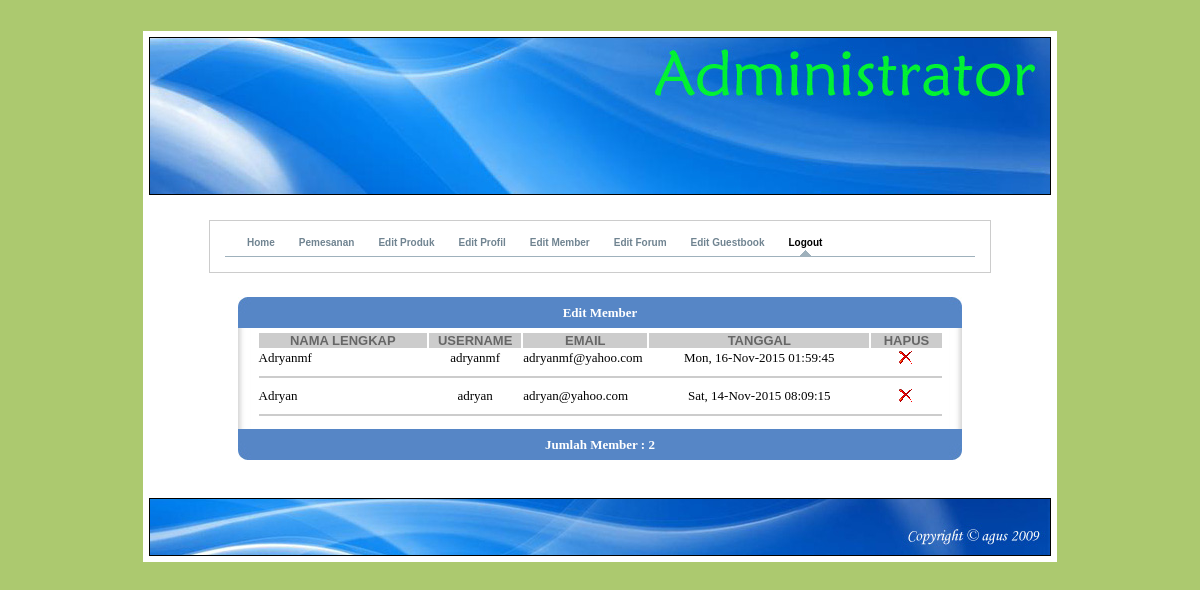
The page /admin/home.php?page=3 (signed in) on the database its author committed.
### tables this page shows
CREATE TABLE IF NOT EXISTS `daftar` (
  `id` int(5) NOT NULL auto_increment,
  `nama` varchar(50) NOT NULL,
  `user` varchar(20) NOT NULL,
  `email` varchar(50) NOT NULL,
  `pass` varchar(70) NOT NULL,
  `tanggal` varchar(30) NOT NULL,
  `alamat` text NOT NULL,
  `kota` varchar(50) NOT NULL,
  `kodepos` varchar(15) NOT NULL,
  `provinsi` varchar(50) NOT NULL,
  `telpon` varchar(15) NOT NULL,
  PRIMARY KEY  (`id`)
);

### admin/edit-member.php (the view, shortened to what this page needs)
<? session_start();
if (session_is_registered('id'))
{
	include "./include/conn.php";
	?>
	<table width="57%" border="0" cellpadding="0" cellspacing="0" bordercolor="#99CC99" align="center">
	<tr>
		<td width="2%" align="right"><img src="./img/kiri.jpg"></td>
	  <td width="87%" bgcolor="#5686c6" ><div align="center"><strong><font face="verdana" size="2" color="#FFFFFF">Edit Member </font></strong></div></td>
		<td width="11%"><img src="./img/kanan.jpg"></td>
	</tr>
	<tr>
		<td background="./img/b-kiri.jpg">&nbsp; </td>
		<td>
		<table width="698" align="center">
			<tr><td width="690"><div align="center">
	          <?
			$query=mysql_db_query($db,"select * from daftar",$koneksi);
				?>
			  </div>
			  <?
			$page=(int)$_GET['id'];
			$offset=$page*$entries;
			$result=mysql_db_query($db,"select * from daftar order by tanggal asc limit $offset,$entries",$koneksi);
			$jumlah=mysql_num_rows($query);
			if ($jumlah){
				?>
				  <table width="687" border="0" align="center" cellpadding="0">
					<tr>
						<th width="166" bgcolor="#CCCCCC"><font color="#666666" size="2" face="Arial, Helvetica, sans-serif">NAMA LENGKAP</font></th>
						<th width="91" bgcolor="#CCCCCC"><font color="#666666" size="2" face="Arial, Helvetica, sans-serif">USERNAME</font></th>
						<th width="122" bgcolor="#CCCCCC"><font color="#666666" size="2" face="Arial, Helvetica, sans-serif">EMAIL</font></th>
						<th width="217" bgcolor="#CCCCCC"><font color="#666666" size="2" face="Arial, Helvetica, sans-serif">TANGGAL</font></th>
						<th width="69" bgcolor="#CCCCCC"><font color="#666666" size="2" face="Arial, Helvetica, sans-serif">HAPUS</font></th>
					</tr>
				<?
				while($row=mysql_fetch_row($result))
				{
					?><tr>
					  <td><font face="verdana" size="2"><? echo $row[1]; ?></font></td>
					  <td align="center"><font  face="verdana" size="2"><? echo $row[2]; ?></font></td>
					  <td ><font  face="verdana" size="2"><? echo $row[3]; ?></font></td>
					  <td align="center"><font  face="verdana" size="2"><? echo $row[5] ?></font></td>
					  <td align="center">
						 <a href=warning.php?id=<? echo $row[0]; ?>&type=member&hal=home.php?page=3 style='text-decoration:none' title="hapus">
						 <img src="./img/hapus.png" border="0" title="Hapus">
						 </a>
					  </td>
					</tr>
					<tr><td colspan="6"><hr color="#CCCCCC"></td></tr>
			  <?
				}
				?></table>
				  <div align="center">
				    <?
			}else{
				?>
				      <font color="#FF0000" face="verdana" size="2"><b>Belum ada data!!</b></font>
				      <?
			}
			?>
		            </div></td></tr>
		</table>
		</td>
		<td background="./img/b-kanan.jpg">&nbsp;</td>
	</tr>
	<tr>
		<td align="right"><img src="./img/kib.jpg"></td>
		<td bgcolor="#5686c6" ><div align="center"><font color="#FFFFFF" face="verdana" size="2">
		<strong>Jumlah Member : <? echo $jumlah; ?></strong></font></div></td>
		<td><img src="./img/kab.jpg"></td>
	</tr>
</table>
	  <?
}else{
	echo "<script> document.location.href='akses.php?go=session'; </script>";
}
?>
	<p>&nbsp;</p>

### rows shown on the page
daftar: nama "Adryanmf", user "adryanmf", email "adryanmf@yahoo.com", tanggal "Mon, 16-Nov-2015 01:59:45"
daftar: nama "Adryan", user "adryan", email "adryan@yahoo.com", tanggal "Sat, 14-Nov-2015 08:09:15"

### other values the page prints
$jumlah "2"
